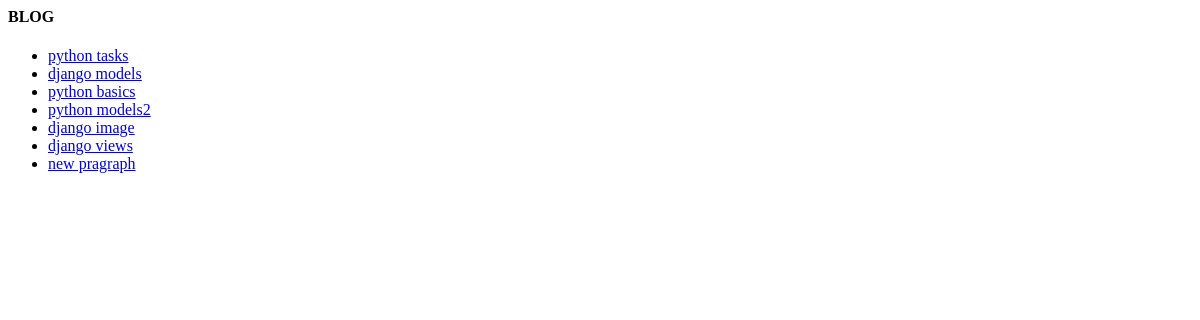
The page /posts/ on the database as committed earlier.
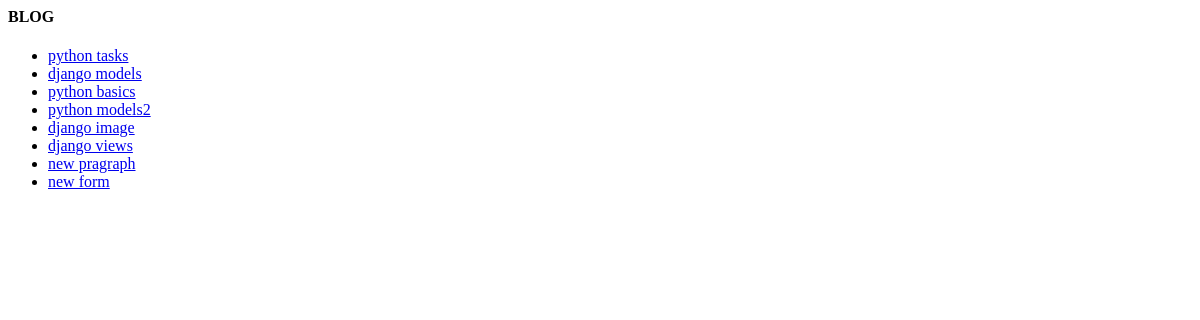
The same page on the database as committed later.
### posts/models.py (models this page shows)
class Post(models.Model):
    author = models.ForeignKey(User,related_name = 'post_author',on_delete=models.CASCADE)
    title = models.CharField(max_length=100)
    content = models.TextField(max_length=20000)
    draft = models.BooleanField(default=True)
    publish_date = models.DateTimeField(default=timezone.now)
    tags = TaggableManager()
    image = models.ImageField(upload_to='post')
    category = models.ForeignKey(category,related_name='post_category',on_delete=models.SET_NULL,null=True)
    def __str__(self):
        return self.title

### posts/views.py (the view)
# urls.py: path('posts/', postlist.as_view()),
class postlist(ListView):                   #context : model_list , object_list
    model = Post                            #temolate model_action : post_list

### posts/templates/posts/post_list.html
<h4>BLOG</h4>
<ul>
{% for post in object_list %}
    <li><a href="/posts/{{post.id}}">{{post}}</a></li>
    {% endfor %}
</ul>

Rows that differ between the two databases and show on the page:
added Post: title "new form"
